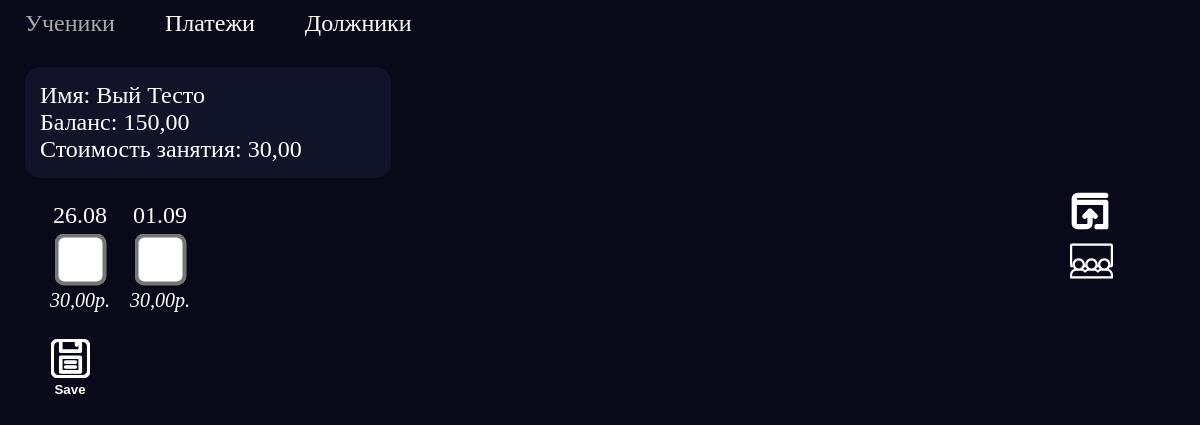
The app's page /8/ with its own data.
### log/models.py (models this page shows, shortened)
class Student(models.Model):
    first_name = models.CharField(max_length=30, default='', verbose_name='First name')
    last_name = models.CharField(max_length=30, default='', verbose_name='Last name')
    balance = models.DecimalField(max_digits=6, decimal_places=2, verbose_name='Balance')
    class_cost = models.DecimalField(max_digits=4, decimal_places=2, verbose_name='Class cost')
    phone = models.CharField(max_length=13)
    active = models.BooleanField(default=True)

class Lesson(models.Model):
    date = models.DateField(default=datetime.date.today())
    student = models.ForeignKey(Student, on_delete=models.CASCADE)
    start_time = models.TimeField(verbose_name="Start time")
    end_time = models.TimeField(verbose_name="End time")
    state = models.BooleanField(default=False)
    amount = models.DecimalField(max_digits=4, decimal_places=2, blank=True, null=True)

### log/views.py (the view)
# urls.py: path('<int:pk>/', views.StudentView.as_view(), name='student'),
class StudentView(generic.DetailView):
    model = Student
    template_name = 'log/student.html'

### log/templates/log/student.html
{% extends "log/base.html" %}
{% load static %}
{% block content %}
<div class="content" data-id="{{student.id}}" >
    <div class="content-left">
            <ul class="info">
            <li>Имя: {{student.first_name}} {{ student.last_name }}</li>
            <li>Баланс: {{ student.balance }}</li>
            <li>Стоимость занятия: {{ student.class_cost }}</li>
        </ul>
        {% include "log/log.html" %}
    </div>
    <div class="content-menu">
        <ul>
            <li><button id="add_payment_button" onclick="show_payment_form()">Добавить платёж</button></li>
            <li><button id="add_lesson_button" onclick="show_lesson_form()">Добавить занятие</button></li>
        </ul>
    </div>
</div>
{% endblock %}

### log/templates/log/log.html (shortened to what this page needs)
<div class="log">
    <ul class="log-list">
        {% for lesson in student.lesson_set.all %}
        <li>
            <div class="lesson">
                <div class="lesson-date">{{ lesson.date|date:"d.m" }}</div>
                <input type="checkbox" class="checkbox" value="{{ lesson.id }}" name="lesson" {% if lesson.state %}checked{% endif %} data-state="{{lesson.state}}">
                <div class="lesson-amount">{{lesson.amount}}р.</div>
            </div>
        </li>
        {% endfor %}
    </ul>
    <div class="log-control">
        <ul class="log-control-buttons">
            <li><button class="save-button" onclick="save_changes()">Save</button></li>
        </ul>
    </div>
</div>

### log/static/log/style.css (style rules this page uses)
li { list-style-type: none; }
button#add_lesson_button, #add_payment_button { background-color: #fff0; color: #fff0; border: none; background-position: center; background-size: 35%; background-repeat: no-repeat; cursor: pointer; height: 100%; }
#add_payment_button { background-image: url('images/topup.svg'); }
#add_lesson_button { background-image: url('images/lesson.svg'); }
.info { margin: 20px 25px; padding: 15px; background-color: #111429; display: flex; flex-direction: column; width: 35%; border-radius: 15px; }
ul.log-list { display: flex; max-width: 80%; overflow-y: hidden; overflow-x: overlay; scrollbar-color: #fff #080A19; scrollbar-width: thin; }
ul.log-list li { padding: 0 10px; }
.lesson { display: flex; flex-direction: column; align-items: center; justify-content: space-between; min-height: 110px; position: relative; }
.lesson input.checkbox { transform: scale(4); cursor: pointer; }
.lesson-amount { font-size: 20px; font-weight: 100; font-style: italic; }
button.save-button { background-image: url('images/save.svg'); background-color: #ff980000; border: none; background-position: center 15%; background-size: 65%; background-repeat: no-repeat; width: 60px; height: 60px; color: #fff; font-weight: bold; line-height: 8; cursor: pointer; }
.content { display: flex; flex-direction: row; justify-content: space-between; align-items: center; }
.content-left { width: 80%; }
.content-menu { padding: 15px 30px; width: 15%; }
.content-menu ul li { height: 40px; padding: 5px 0; }

### records on screen
Student: first_name "Вый", last_name "Тесто", balance "150,00", class_cost "30,00"
Lesson: date "26.08", amount "30,00"
Lesson: date "01.09", amount "30,00"
